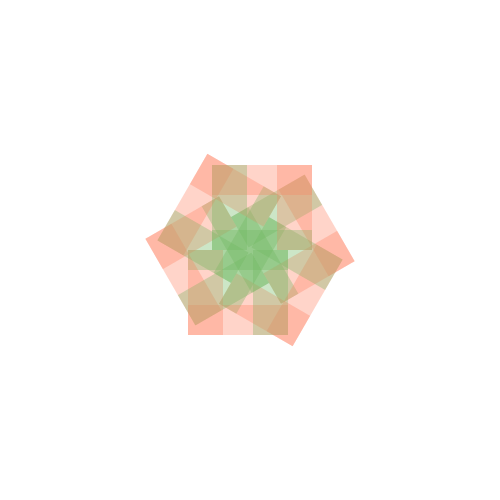
Frame 1 (no input)
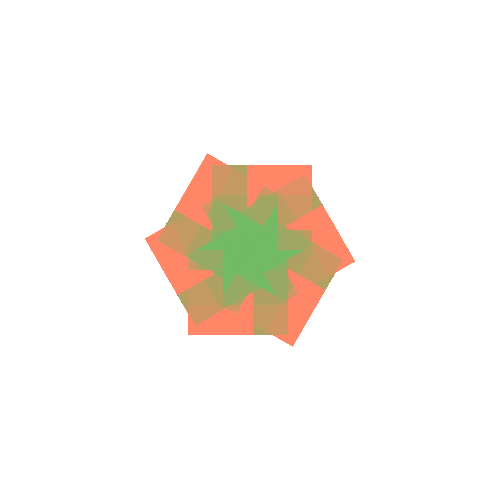
Frame 60 (the mouse pressed at the canvas centre just before this capture)
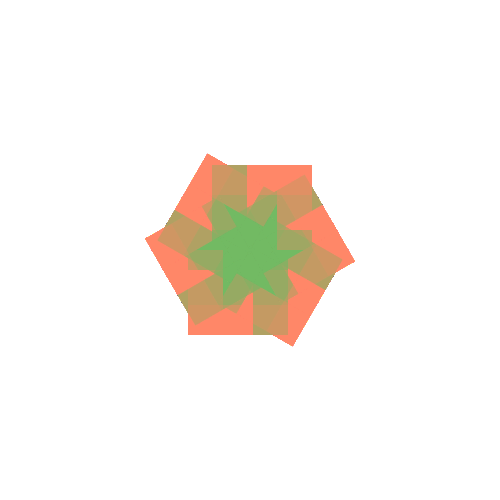
Frame 120 (the mouse held since frame 60 and released just before this capture)

The Processing sketch that drew these frames (run headless with seeded random() and noise(); from frame 60 on, the mouse is pressed at the canvas centre):

// Processing sketch: processing_85126
// ── processing_85126.pde

void setup(){
size(500, 500);
 background(255);
 smooth();
}

void draw(){
  noStroke();
  //ㄱㄱ
  translate(width/2, height/2);
  for (int i=0;i<360;i=i+30){
  rotate(radians(60)); 
  fill(255,135,100,50);
  rect(-38,-85,100,30);
  rect(27,-85,35,85);
  //ㄴ
  fill(110,185,95,50);
  rect(-38,-20,100,20);
  rect(-38,-85,35,85);
 }
}
